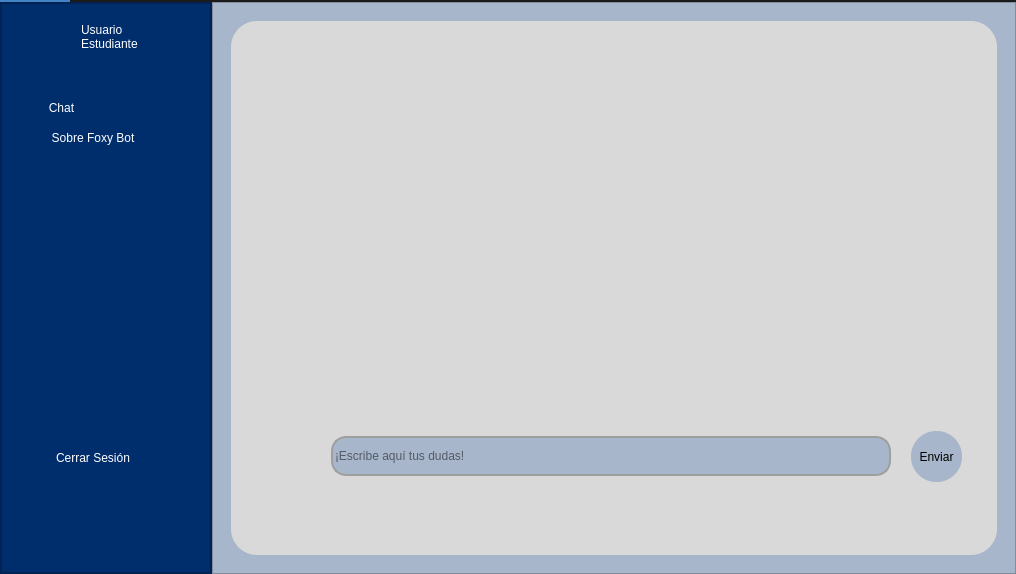
<?xml version="1.0" encoding="UTF-8"?>
<ui version="4.0">
 <class>VentanaVisitante</class>
 <widget class="QMainWindow" name="VentanaVisitante">
  <property name="geometry">
   <rect>
    <x>0</x>
    <y>0</y>
    <width>1016</width>
    <height>574</height>
   </rect>
  </property>
  <property name="minimumSize">
   <size>
    <width>1000</width>
    <height>500</height>
   </size>
  </property>
  <property name="windowTitle">
   <string>MainWindow</string>
  </property>
  <property name="styleSheet">
   <string notr="true">background-color: rgb(45, 45, 45);</string>
  </property>
  <widget class="QWidget" name="centralwidget">
   <layout class="QVBoxLayout" name="verticalLayout">
    <property name="spacing">
     <number>0</number>
    </property>
    <property name="leftMargin">
     <number>0</number>
    </property>
    <property name="topMargin">
     <number>0</number>
    </property>
    <property name="rightMargin">
     <number>0</number>
    </property>
    <property name="bottomMargin">
     <number>0</number>
    </property>
    <item>
     <widget class="QFrame" name="Top_Bar">
      <property name="maximumSize">
       <size>
        <width>16777215</width>
        <height>40</height>
       </size>
      </property>
      <property name="styleSheet">
       <string notr="true">background-color: rgb(35, 35, 35);</string>
      </property>
      <property name="frameShape">
       <enum>QFrame::NoFrame</enum>
      </property>
      <property name="frameShadow">
       <enum>QFrame::Raised</enum>
      </property>
      <layout class="QHBoxLayout" name="horizontalLayout">
       <property name="spacing">
        <number>0</number>
       </property>
       <property name="leftMargin">
        <number>0</number>
       </property>
       <property name="topMargin">
        <number>0</number>
       </property>
       <property name="rightMargin">
        <number>0</number>
       </property>
       <property name="bottomMargin">
        <number>0</number>
       </property>
       <item>
        <widget class="QFrame" name="frame_toggle">
         <property name="maximumSize">
          <size>
           <width>70</width>
           <height>40</height>
          </size>
         </property>
         <property name="styleSheet">
          <string notr="true">background-color: rgb(85, 170, 255);</string>
         </property>
         <property name="frameShape">
          <enum>QFrame::StyledPanel</enum>
         </property>
         <property name="frameShadow">
          <enum>QFrame::Raised</enum>
         </property>
         <layout class="QVBoxLayout" name="verticalLayout_2">
          <property name="spacing">
           <number>0</number>
          </property>
          <property name="leftMargin">
           <number>0</number>
          </property>
          <property name="topMargin">
           <number>0</number>
          </property>
          <property name="rightMargin">
           <number>0</number>
          </property>
          <property name="bottomMargin">
           <number>0</number>
          </property>
         </layout>
        </widget>
       </item>
       <item>
        <widget class="QFrame" name="frame_top">
         <property name="frameShape">
          <enum>QFrame::StyledPanel</enum>
         </property>
         <property name="frameShadow">
          <enum>QFrame::Raised</enum>
         </property>
        </widget>
       </item>
      </layout>
     </widget>
    </item>
    <item>
     <widget class="QFrame" name="Content">
      <property name="styleSheet">
       <string notr="true">background-color: rgb(255, 255, 255);</string>
      </property>
      <property name="frameShape">
       <enum>QFrame::NoFrame</enum>
      </property>
      <property name="frameShadow">
       <enum>QFrame::Raised</enum>
      </property>
      <layout class="QHBoxLayout" name="horizontalLayout_2">
       <property name="spacing">
        <number>0</number>
       </property>
       <property name="leftMargin">
        <number>0</number>
       </property>
       <property name="topMargin">
        <number>0</number>
       </property>
       <property name="rightMargin">
        <number>0</number>
       </property>
       <property name="bottomMargin">
        <number>0</number>
       </property>
       <item>
        <widget class="QFrame" name="frame_left_menu">
         <property name="minimumSize">
          <size>
           <width>212</width>
           <height>0</height>
          </size>
         </property>
         <property name="maximumSize">
          <size>
           <width>70</width>
           <height>16777215</height>
          </size>
         </property>
         <property name="styleSheet">
          <string notr="true">background-color: rgb(0, 46, 109);</string>
         </property>
         <property name="frameShape">
          <enum>QFrame::StyledPanel</enum>
         </property>
         <property name="frameShadow">
          <enum>QFrame::Raised</enum>
         </property>
         <layout class="QVBoxLayout" name="verticalLayout_3">
          <property name="leftMargin">
           <number>0</number>
          </property>
          <property name="topMargin">
           <number>0</number>
          </property>
          <property name="rightMargin">
           <number>0</number>
          </property>
          <property name="bottomMargin">
           <number>0</number>
          </property>
          <item>
           <widget class="QFrame" name="frame_3">
            <property name="frameShape">
             <enum>QFrame::StyledPanel</enum>
            </property>
            <property name="frameShadow">
             <enum>QFrame::Raised</enum>
            </property>
            <widget class="QPushButton" name="btn_chat">
             <property name="geometry">
              <rect>
               <x>20</x>
               <y>90</y>
               <width>171</width>
               <height>30</height>
              </rect>
             </property>
             <property name="minimumSize">
              <size>
               <width>0</width>
               <height>30</height>
              </size>
             </property>
             <property name="cursor">
              <cursorShape>PointingHandCursor</cursorShape>
             </property>
             <property name="styleSheet">
              <string notr="true">QPushButton {
	font: 11.5pt &quot;Calibri&quot;;
	color: rgb(255, 255, 255);
	padding-left:-90px;
	background-color: rgb(0, 46, 109);
	border: 0px solid;
	border-radius:15px;
}
QPushButton:hover {
	background-color: rgb(93, 129, 163);
}


	
	
	
	
</string>
             </property>
             <property name="text">
              <string>Chat</string>
             </property>
             <property name="flat">
              <bool>false</bool>
             </property>
            </widget>
            <widget class="QLabel" name="label_2">
             <property name="geometry">
              <rect>
               <x>80</x>
               <y>20</y>
               <width>47</width>
               <height>13</height>
              </rect>
             </property>
             <property name="styleSheet">
              <string notr="true">color: rgb(255, 255, 255);
font: 11.5pt &quot;Calibri&quot;;</string>
             </property>
             <property name="text">
              <string>Usuario</string>
             </property>
            </widget>
            <widget class="QLabel" name="label_3">
             <property name="geometry">
              <rect>
               <x>80</x>
               <y>31</y>
               <width>61</width>
               <height>20</height>
              </rect>
             </property>
             <property name="styleSheet">
              <string notr="true">color: rgb(255, 255, 255);
font: 25 11pt &quot;Calibri Light&quot;;
background-color: transparent;</string>
             </property>
             <property name="text">
              <string>Estudiante</string>
             </property>
            </widget>
            <widget class="QPushButton" name="btn_cerrarSesion">
             <property name="geometry">
              <rect>
               <x>30</x>
               <y>440</y>
               <width>171</width>
               <height>30</height>
              </rect>
             </property>
             <property name="minimumSize">
              <size>
               <width>0</width>
               <height>30</height>
              </size>
             </property>
             <property name="cursor">
              <cursorShape>PointingHandCursor</cursorShape>
             </property>
             <property name="styleSheet">
              <string notr="true">QPushButton {
	font: 9pt &quot;Calibri&quot;;
	color: rgb(255, 255, 255);
	padding-left:-47px;
	background-color: rgb(0, 46, 109);
	border: 0px solid;
	border-radius:15px;
}
QPushButton:hover {
	background-color: rgb(93, 129, 163);
}


	
	
	
	
</string>
             </property>
             <property name="text">
              <string>Cerrar Sesión</string>
             </property>
             <property name="flat">
              <bool>false</bool>
             </property>
            </widget>
            <widget class="QPushButton" name="btn_about">
             <property name="geometry">
              <rect>
               <x>20</x>
               <y>120</y>
               <width>171</width>
               <height>30</height>
              </rect>
             </property>
             <property name="minimumSize">
              <size>
               <width>0</width>
               <height>30</height>
              </size>
             </property>
             <property name="cursor">
              <cursorShape>PointingHandCursor</cursorShape>
             </property>
             <property name="styleSheet">
              <string notr="true">QPushButton {
	font: 11.5pt &quot;Calibri&quot;;
	color: rgb(255, 255, 255);
	padding-left:-27px;
	background-color: rgb(0, 46, 109);
	border: 0px solid;
	border-radius:15px;
}
QPushButton:hover {
	background-color: rgb(93, 129, 163);
}


	
	
	
	
</string>
             </property>
             <property name="text">
              <string>Sobre Foxy Bot</string>
             </property>
             <property name="flat">
              <bool>false</bool>
             </property>
            </widget>
            <widget class="QLabel" name="label_4">
             <property name="geometry">
              <rect>
               <x>30</x>
               <y>10</y>
               <width>51</width>
               <height>41</height>
              </rect>
             </property>
             <property name="contextMenuPolicy">
              <enum>Qt::CustomContextMenu</enum>
             </property>
             <property name="text">
              <string/>
             </property>
             <property name="pixmap">
              <pixmap>../img/ico.png</pixmap>
             </property>
             <property name="scaledContents">
              <bool>true</bool>
             </property>
            </widget>
           </widget>
          </item>
         </layout>
        </widget>
       </item>
       <item>
        <widget class="QFrame" name="frame_pages">
         <property name="maximumSize">
          <size>
           <width>16777215</width>
           <height>16777215</height>
          </size>
         </property>
         <property name="styleSheet">
          <string notr="true">background-color: rgb(167, 182, 203);</string>
         </property>
         <property name="frameShape">
          <enum>QFrame::StyledPanel</enum>
         </property>
         <property name="frameShadow">
          <enum>QFrame::Raised</enum>
         </property>
         <layout class="QVBoxLayout" name="verticalLayout_5">
          <item>
           <widget class="QStackedWidget" name="stackedWidget">
            <property name="currentIndex">
             <number>0</number>
            </property>
            <widget class="QWidget" name="page_1">
             <layout class="QHBoxLayout" name="horizontalLayout_3">
              <item>
               <widget class="QFrame" name="frame">
                <property name="styleSheet">
                 <string notr="true">QFrame{
	background-color: rgb(217, 217, 217);
	border-radius:26px;

}</string>
                </property>
                <property name="frameShape">
                 <enum>QFrame::StyledPanel</enum>
                </property>
                <property name="frameShadow">
                 <enum>QFrame::Raised</enum>
                </property>
                <widget class="QFrame" name="frame_input_messages">
                 <property name="geometry">
                  <rect>
                   <x>10</x>
                   <y>400</y>
                   <width>731</width>
                   <height>71</height>
                  </rect>
                 </property>
                 <property name="styleSheet">
                  <string notr="true">QFrame{
	
	
	
	padding-top:1px;
	border-radius:25px;
}</string>
                 </property>
                 <property name="frameShape">
                  <enum>QFrame::StyledPanel</enum>
                 </property>
                 <property name="frameShadow">
                  <enum>QFrame::Raised</enum>
                 </property>
                 <widget class="QPushButton" name="pushButton">
                  <property name="geometry">
                   <rect>
                    <x>670</x>
                    <y>10</y>
                    <width>51</width>
                    <height>51</height>
                   </rect>
                  </property>
                  <property name="cursor">
                   <cursorShape>PointingHandCursor</cursorShape>
                  </property>
                  <property name="styleSheet">
                   <string notr="true">QPushButton{
	background-color: rgb(167, 182, 203);
	padding-top:1px;
	border-radius:25px;
	border-color: rgb(0, 46, 109);
}

QPushButton:hover {
	background-color: rgb(93, 129, 163);
}</string>
                  </property>
                  <property name="text">
                   <string>Enviar</string>
                  </property>
                 </widget>
                 <widget class="QLabel" name="label_5">
                  <property name="geometry">
                   <rect>
                    <x>20</x>
                    <y>0</y>
                    <width>61</width>
                    <height>61</height>
                   </rect>
                  </property>
                  <property name="contextMenuPolicy">
                   <enum>Qt::CustomContextMenu</enum>
                  </property>
                  <property name="styleSheet">
                   <string notr="true"/>
                  </property>
                  <property name="text">
                   <string/>
                  </property>
                  <property name="pixmap">
                   <pixmap>../../../Downloads/icoUser.png</pixmap>
                  </property>
                  <property name="scaledContents">
                   <bool>true</bool>
                  </property>
                  <property name="wordWrap">
                   <bool>true</bool>
                  </property>
                 </widget>
                 <widget class="QLineEdit" name="lineEdit">
                  <property name="geometry">
                   <rect>
                    <x>90</x>
                    <y>15</y>
                    <width>560</width>
                    <height>40</height>
                   </rect>
                  </property>
                  <property name="styleSheet">
                   <string notr="true">QLineEdit{
	
	font: 9pt &quot;MS Sans Serif&quot;;
	border: 2px solid rgb(158, 158, 158);
	border-radius: 15px;
	
}</string>
                  </property>
                  <property name="placeholderText">
                   <string>¡Escribe aquí tus dudas!</string>
                  </property>
                 </widget>
                </widget>
                <widget class="QGroupBox" name="groupBox">
                 <property name="geometry">
                  <rect>
                   <x>20</x>
                   <y>20</y>
                   <width>721</width>
                   <height>371</height>
                  </rect>
                 </property>
                 <property name="styleSheet">
                  <string notr="true">QGroupBox{
	background-color: rgb(217, 217, 217);
	border-radius:26px;

}</string>
                 </property>
                 <property name="title">
                  <string/>
                 </property>
                 <layout class="QVBoxLayout" name="verticalLayout_4">
                  <item>
                   <widget class="QListWidget" name="listWidget">
                    <property name="selectionMode">
                     <enum>QAbstractItemView::NoSelection</enum>
                    </property>
                    <property name="movement">
                     <enum>QListView::Static</enum>
                    </property>
                   </widget>
                  </item>
                 </layout>
                </widget>
               </widget>
              </item>
             </layout>
            </widget>
            <widget class="QWidget" name="page_2">
             <layout class="QVBoxLayout" name="verticalLayout_6">
              <item>
               <widget class="QFrame" name="frame_2">
                <property name="styleSheet">
                 <string notr="true">QFrame{
	background-color: rgb(217, 217, 217);
	border-radius:26px;

}</string>
                </property>
                <property name="frameShape">
                 <enum>QFrame::StyledPanel</enum>
                </property>
                <property name="frameShadow">
                 <enum>QFrame::Raised</enum>
                </property>
                <widget class="QLabel" name="label">
                 <property name="geometry">
                  <rect>
                   <x>310</x>
                   <y>240</y>
                   <width>141</width>
                   <height>31</height>
                  </rect>
                 </property>
                 <property name="styleSheet">
                  <string notr="true">font: 16pt &quot;Calibri&quot;;</string>
                 </property>
                 <property name="text">
                  <string>&lt;html&gt;&lt;head/&gt;&lt;body&gt;&lt;p&gt;&lt;span style=&quot; font-size:18pt; font-style:italic;&quot;&gt;FOXYBOT v1.0&lt;/span&gt;&lt;/p&gt;&lt;/body&gt;&lt;/html&gt;</string>
                 </property>
                </widget>
               </widget>
              </item>
             </layout>
            </widget>
           </widget>
          </item>
         </layout>
        </widget>
       </item>
      </layout>
     </widget>
    </item>
   </layout>
  </widget>
 </widget>
 <resources/>
 <connections/>
</ui>
